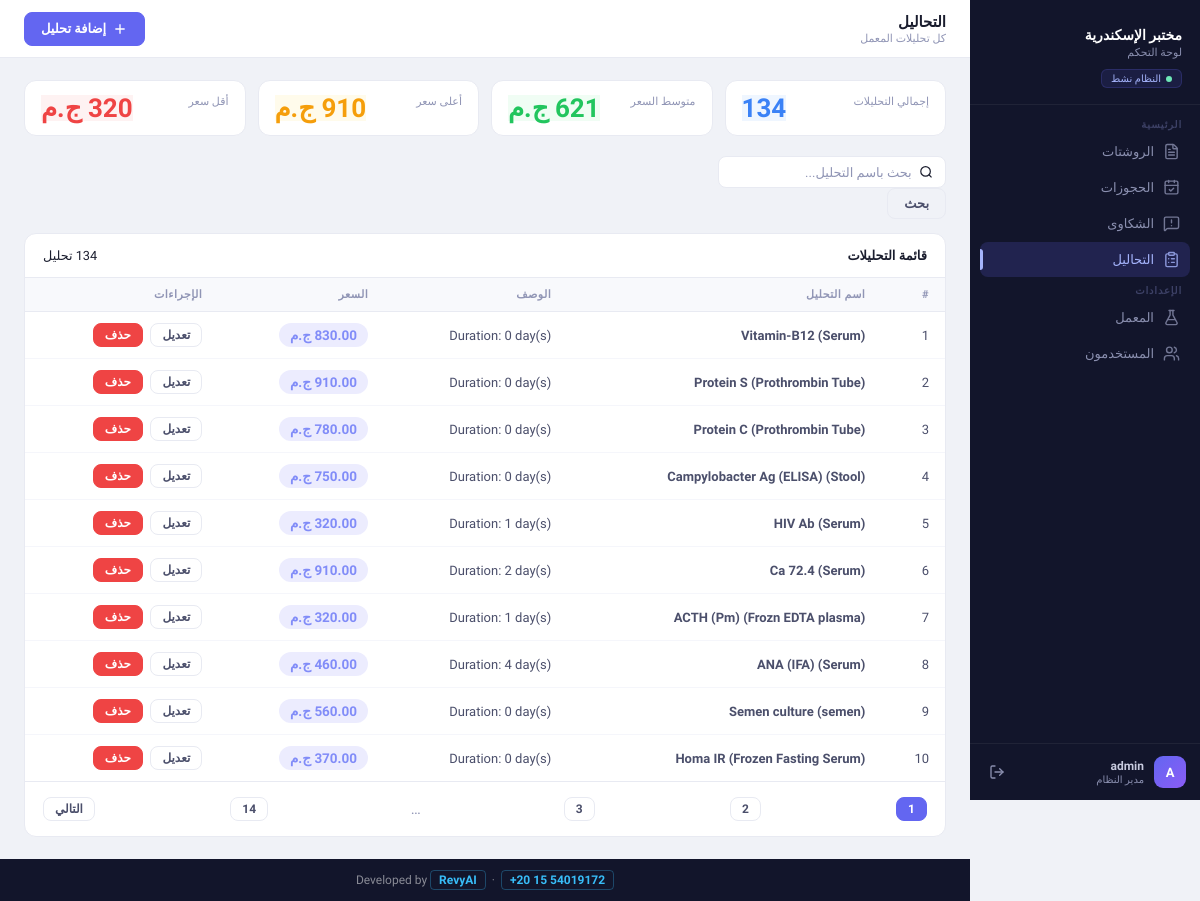
The page /services (signed in) on the database as committed earlier.
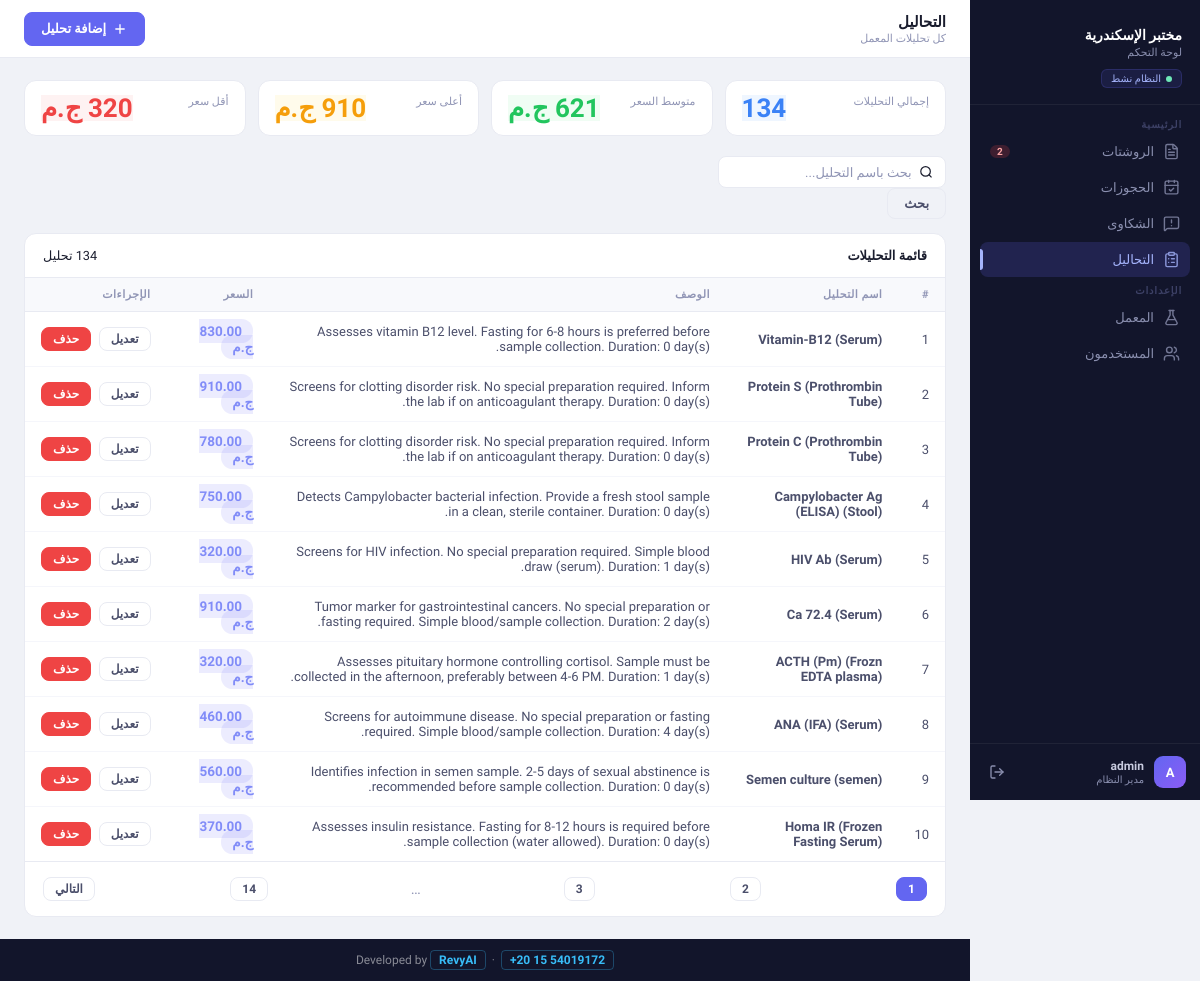
The same page on the database as committed later.
### models/models.py (models this page shows)
class Service(db.Model):
    __tablename__ = 'services'
    id = db.Column(db.Integer, primary_key=True)
    laboratory_id = db.Column(db.Integer, db.ForeignKey('laboratory.id'), nullable=False)
    name = db.Column(db.String(100), nullable=False)
    description = db.Column(db.String(200))
    price = db.Column(db.Float, nullable=False)

### app.py (the view, shortened to what this page needs)
@app.route('/services')
@login_required
def list_services():
    page = request.args.get('page', 1, type=int)
    search = request.args.get('search', '').strip() or None
    pagination, msg = ServiceService.get_all_services(
        page=page,
        per_page=10,
        search=search
    )
    return render_template(
        'services/list.html',
        services=pagination.items,
        pagination=pagination,
        search=search
    )

### app.py (called while the page is built)
@login_manager.user_loader
def load_user(user_id):
    return db.session.get(User, int(user_id))

@app.context_processor
def inject_globals():
    from models.models import Inquiry, Status
    try:
        pending_count = Inquiry.query.filter_by(status=Status.PENDING).count()
    except Exception:
        pending_count = 0
    return dict(pending_inquiries_count=pending_count)

### software_services/service_services.py (called while the page is built)
    @staticmethod
    def get_all_services(page=1, per_page=10, search=None):
        try:
            query = Service.query
            if search:
                 query = query.filter(Service.name.ilike(f"%{search}%"))
            pagination = query.order_by(Service.id.desc()).paginate(
               page=page,
               per_page=per_page,
               error_out=False
            )
            return pagination, "Success"
        except Exception as e:
            return None, str(e)

### templates/services/list.html (shortened to what the changed rows need)
{% extends 'base.html' %}
{% block content %}
<div class="card">
  <div class="table-wrapper">
    <table class="table">
      <thead>
        <tr>
          <th>#</th>
          <th>اسم التحليل</th>
          <th>الوصف</th>
          <th>السعر</th>
          <th>الإجراءات</th>
        </tr>
      </thead>
      <tbody>
        {% for service in services %}
        <tr>
          <td>{{ loop.index + (pagination.page - 1) * pagination.per_page }}</td>
          <td><strong>{{ service.name }}</strong></td>
          <td class="text-muted">{{ service.description or '—' }}</td>
          <td>
            <span style="
              background: rgba(99,102,241,.12);
              color: #818cf8;
              padding: .25rem .75rem;
              border-radius: 999px;
              font-weight: 600;
              font-size: .9rem;
            ">{{ "%.2f"|format(service.price) }} ج.م</span>
          </td>
          <td>
            <div style="display:flex;gap:.5rem;">
              <a href="{{ url_for('edit_service', service_id=service.id) }}" class="btn btn-ghost btn-sm">تعديل</a>
              <form method="POST" action="{{ url_for('delete_service', service_id=service.id) }}"
                    onsubmit="return confirm('هل أنت متأكد من حذف هذه الخدمة؟')">
                <button type="submit" class="btn btn-danger btn-sm">حذف</button>
              </form>
            </div>
          </td>
        </tr>
        {% endfor %}
      </tbody>
    </table>
  </div>
</div>
{% endblock %}

### templates/base.html (shortened to what this page needs)
<!DOCTYPE html>
<html lang="ar" dir="rtl">
<head>
  <link rel="stylesheet" href="{{ url_for('static', filename='css/style.css') }}">
</head>
<body>
<aside class="sidebar" id="sidebar">
  <div class="sidebar-logo">
    <div class="lab-name">مختبر الإسكندرية</div>
    <div class="lab-sub">لوحة التحكم</div>
    <div class="sidebar-status">النظام نشط</div>
  </div>
  <div class="nav-section">
    <p class="nav-section-label">الرئيسية</p>
    <a href="{{ url_for('list_inquiries') }}"
       class="nav-item {% if request.endpoint == 'list_inquiries' %}active{% endif %}">
      <i data-lucide="file-text" class="nav-icon"></i>
      الروشتات
      {% if pending_inquiries_count and pending_inquiries_count > 0 %}
      <span class="nav-badge">{{ pending_inquiries_count }}</span>
      {% endif %}
    </a>
    <a href="{{ url_for('list_bookings') }}"
       class="nav-item {% if request.endpoint == 'list_bookings' %}active{% endif %}">
      <i data-lucide="calendar-check" class="nav-icon"></i>
      الحجوزات
    </a>
    <a href="{{ url_for('list_complaints') }}"
       class="nav-item {% if request.endpoint == 'list_complaints' %}active{% endif %}">
      <i data-lucide="message-square-warning" class="nav-icon"></i>
      الشكاوى
    </a>
    <a href="{{ url_for('list_services') }}"
       class="nav-item {% if request.endpoint in ['list_services','create_service','edit_service'] %}active{% endif %}">
      <i data-lucide="clipboard-list" class="nav-icon"></i>
      التحاليل
    </a>
    <p class="nav-section-label">الإعدادات</p>
    <a href="{{ url_for('laboratory_settings') }}"
       class="nav-item {% if request.endpoint == 'laboratory_settings' %}active{% endif %}">
      <i data-lucide="flask-conical" class="nav-icon"></i>
      المعمل
    </a>
    <a href="{{ url_for('users') }}"
       class="nav-item {% if request.endpoint in ['users','create_user','edit_user'] %}active{% endif %}">
      <i data-lucide="users" class="nav-icon"></i>
      المستخدمون
    </a>
  </div>
  <div class="sidebar-footer">
    <div class="sidebar-user">
      <div class="avatar">{{ current_user.username[0]|upper }}</div>
      <div class="user-info">
        <div class="user-name">{{ current_user.username }}</div>
        <div class="user-role">مدير النظام</div>
      </div>
      <a href="{{ url_for('logout') }}" class="logout-btn" title="تسجيل الخروج">
        <i data-lucide="log-out" style="width:16px;height:16px;"></i>
      </a>
    </div>
  </div>
</aside>
<div class="main-wrapper">
  <div class="topbar">
    <div class="topbar-left">
      <div class="topbar-title">{% block topbar_title %}{% endblock %}</div>
      <div class="topbar-sub">{% block topbar_sub %}{% endblock %}</div>
    </div>
    <div class="topbar-actions">
      {% block topbar_actions %}{% endblock %}
    </div>
  </div>
  <main class="main-content">
    {% block content %}{% endblock %}
  </main>
  <div class="site-footer">
    Developed by
    <a href="https://revyai.tech" target="_blank">RevyAI</a>
    &nbsp;·&nbsp;
    <a href="https://wa.me/201554019172" target="_blank">+20 15 54019172</a>
  </div>
</div>
</body>
</html>

Rows that differ between the two databases and show on the page:
changed Service "Vitamin-B12 (Serum)": description "Duration: 0 day(s)" → "Assesses vitamin B12 level. Fasting for 6-8 hours is preferred before sample collection. Duration: 0 day(s)."
changed Service "Protein S (Prothrombin Tube)": description "Duration: 0 day(s)" → "Screens for clotting disorder risk. No special preparation required. Inform the lab if on anticoagulant therapy. Duration: 0 day(s)."
changed Service "Protein C (Prothrombin Tube)": description "Duration: 0 day(s)" → "Screens for clotting disorder risk. No special preparation required. Inform the lab if on anticoagulant therapy. Duration: 0 day(s)."
changed Service "Campylobacter Ag (ELISA) (Stool)": description "Duration: 0 day(s)" → "Detects Campylobacter bacterial infection. Provide a fresh stool sample in a clean, sterile container. Duration: 0 day(s)."
changed Service "HIV Ab (Serum)": description "Duration: 1 day(s)" → "Screens for HIV infection. No special preparation required. Simple blood draw (serum). Duration: 1 day(s)."
changed Service "Ca 72.4 (Serum)": description "Duration: 2 day(s)" → "Tumor marker for gastrointestinal cancers. No special preparation or fasting required. Simple blood/sample collection. Duration: 2 day(s)."
changed Service "ACTH (Pm) (Frozn EDTA plasma)": description "Duration: 1 day(s)" → "Assesses pituitary hormone controlling cortisol. Sample must be collected in the afternoon, preferably between 4-6 PM. Duration: 1 day(s)."
changed Service "ANA (IFA) (Serum)": description "Duration: 4 day(s)" → "Screens for autoimmune disease. No special preparation or fasting required. Simple blood/sample collection. Duration: 4 day(s)."
changed Service "Semen culture (semen)": description "Duration: 0 day(s)" → "Identifies infection in semen sample. 2-5 days of sexual abstinence is recommended before sample collection. Duration: 0 day(s)."
changed Service "Homa IR (Frozen Fasting Serum)": description "Duration: 0 day(s)" → "Assesses insulin resistance. Fasting for 8-12 hours is required before sample collection (water allowed). Duration: 0 day(s)."
Other text that changed with them:
{{ pending_inquiries_count }}: (not shown) → "2"
